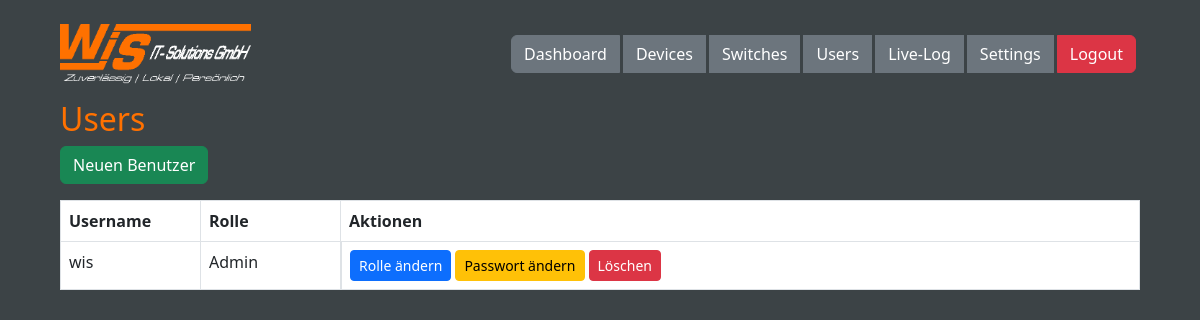
Page /users (signed in) on the earlier database version.
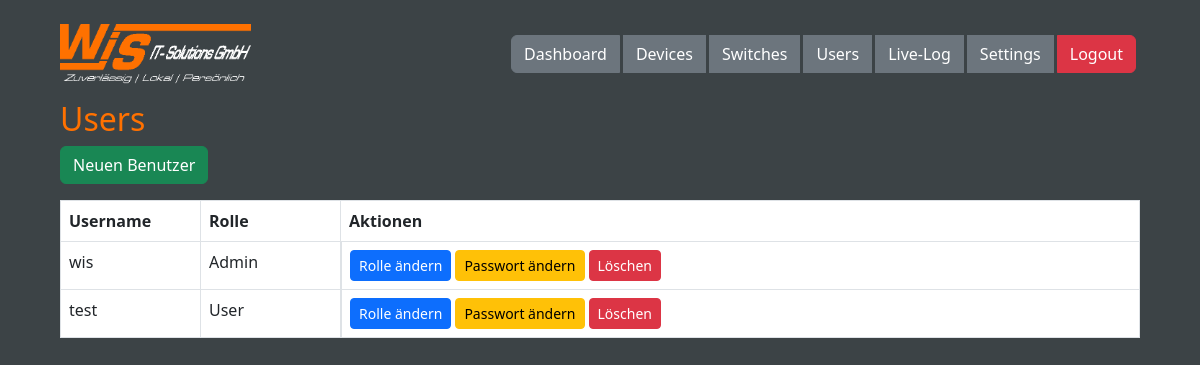
Same page on the later database version.
### tables this page shows
CREATE TABLE users (
    id INTEGER PRIMARY KEY AUTOINCREMENT,
    username TEXT UNIQUE NOT NULL,
    password TEXT NOT NULL,
    is_admin INTEGER DEFAULT 0
);

### app.py (the view, shortened to what this page needs)
@app.route("/users", methods=["GET", "POST"])
@login_required
def users():
    if not current_user.is_admin:
        flash("Nur Admins dürfen Benutzer verwalten!")
        return redirect(url_for("index"))
    conn = sqlite3.connect("sqlite.db")
    conn.row_factory = sqlite3.Row
    c = conn.cursor()
    c.execute("SELECT id, username, is_admin FROM users")
    users_list = c.fetchall()
    conn.close()
    return render_template("users.html", users=users_list)

### app.py (called while the page is built)
def get_db_connection():
    conn = sqlite3.connect(DB_PATH)
    conn.row_factory = sqlite3.Row
    return conn

@login_manager.user_loader
def load_user(user_id):
    conn = get_db_connection()
    user = conn.execute("SELECT * FROM users WHERE id = ?", (user_id,)).fetchone()
    conn.close()
    if user:
        return User(user['id'], user['username'], user['is_admin'])
    return None

### templates/users.html (shortened to what this page needs)
{% extends "base.html" %}
{% block content %}
<h2>Users</h2>
{% if current_user.is_admin %}
<button class="btn btn-success mb-3" data-bs-toggle="modal" data-bs-target="#userModal" onclick="openUserModal()">Neuen Benutzer</button>
{% endif %}
<table class="table table-bordered custom-table">
    <thead>
        <tr>
            <th class="col-ip">Username</th>
            <th class="col-ip">Rolle</th>
            {% if current_user.is_admin %}<th>Aktionen</th>{% endif %}
        </tr>
    </thead>
    <tbody>
        {% for u in users %}
        <tr>
            <td class="col-small">{{ u['username'] }}</td>
            <td class="col-small">{% if u['is_admin'] %}Admin{% else %}User{% endif %}</td>
            {% if current_user.is_admin %}
            <td class="custom-actions d-flex gap-1 align-items-center">
                <button class="btn btn-primary btn-sm" data-bs-toggle="modal"
                        data-bs-target="#roleModal"
                        onclick="openRoleModal({{ u['id'] }}, '{{ u['username'] }}', {{ u['is_admin'] }})">
                    Rolle ändern
                </button>
                <button class="btn btn-warning btn-sm" data-bs-toggle="modal"
                        data-bs-target="#passwordModal"
                        onclick="openPasswordModal({{ u['id'] }}, '{{ u['username'] }}')">
                    Passwort ändern
                </button>
                <form method="post" style="display:inline;">
                    <button name="delete_user" value="{{ u['id'] }}" class="btn btn-danger btn-sm"
                        onclick="return confirm('Willst du den Benutzer wirklich löschen?');">Löschen</button>
                </form>
            </td>
            {% endif %}
        </tr>
        {% endfor %}
    </tbody>
</table>
{% endblock %}

Differences in the rows shown:
added users: username "test", is_admin "User", {{ u['id'] }} 3 (drawn)
